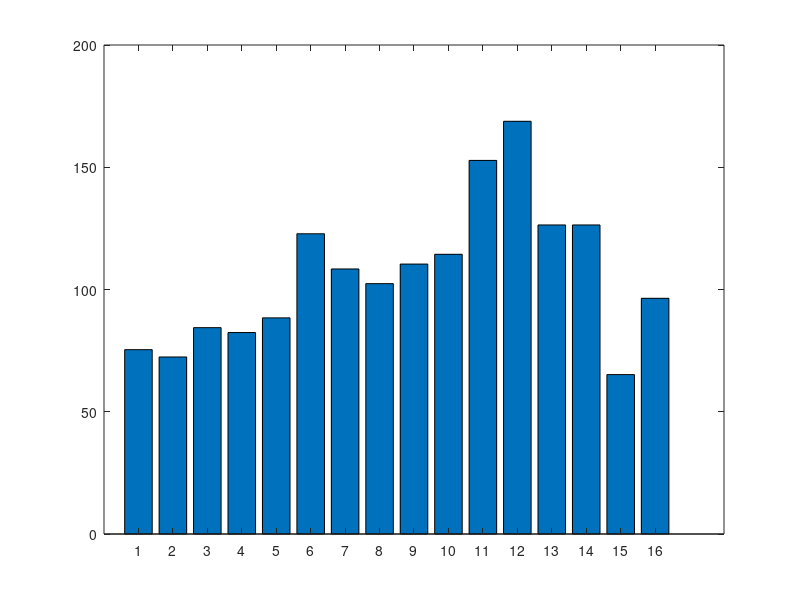

Write the MATLAB code that produced this figure. (Note: this script raises an error after producing the figure.)
data = importdata("Results_mcf.txt");

n= length(data.data);
L1D_s= data.data(:,1);
L1D_a= data.data(:,2);
L1I_s= data.data(:,3);
L1I_a= data.data(:,4);
L2_s= data.data(:,5);
L2_a= data.data(:,6);
CLS= data.data(:,7);
CPI= data.data(:,8);

cost =(3/16)*(L1D_s+ L1I_s + (L2_s/10)*1024)+ 2*(L1D_a+L1I_a+L2_a)+ CLS/16;
f = cost.*CPI;

[minCost,iC] = min(cost);
[minf,iF] = min(f);

figure(1);
b=bar(cost,0.8);
xticks([1:n]);
b.FaceColor = 'flat';
b.CData(iC,:) = [1 0 0];
title("Cost of every simulation model (mcf)");
xlabel("model");
ylabel("Cost");

figure(2);
b=bar(f,0.8);
xticks([1:n]);
b.FaceColor = 'flat';
b.CData(iF,:) = [1 0 0];
title("Value of F=(Cost x CPI) for every simulation model (mcf)");
xlabel("model");
ylabel("F");

[minCPI,iCPI]= min(CPI);
figure(3);
b=bar(CPI,0.8);
xticks([1:n]);
ylim([1 1.5]);
b.FaceColor = 'flat';
b.CData(iCPI,:) = [1 0 0];
title("CPI for every simulation model (mcf)");
xlabel("model");
ylabel("CPI");